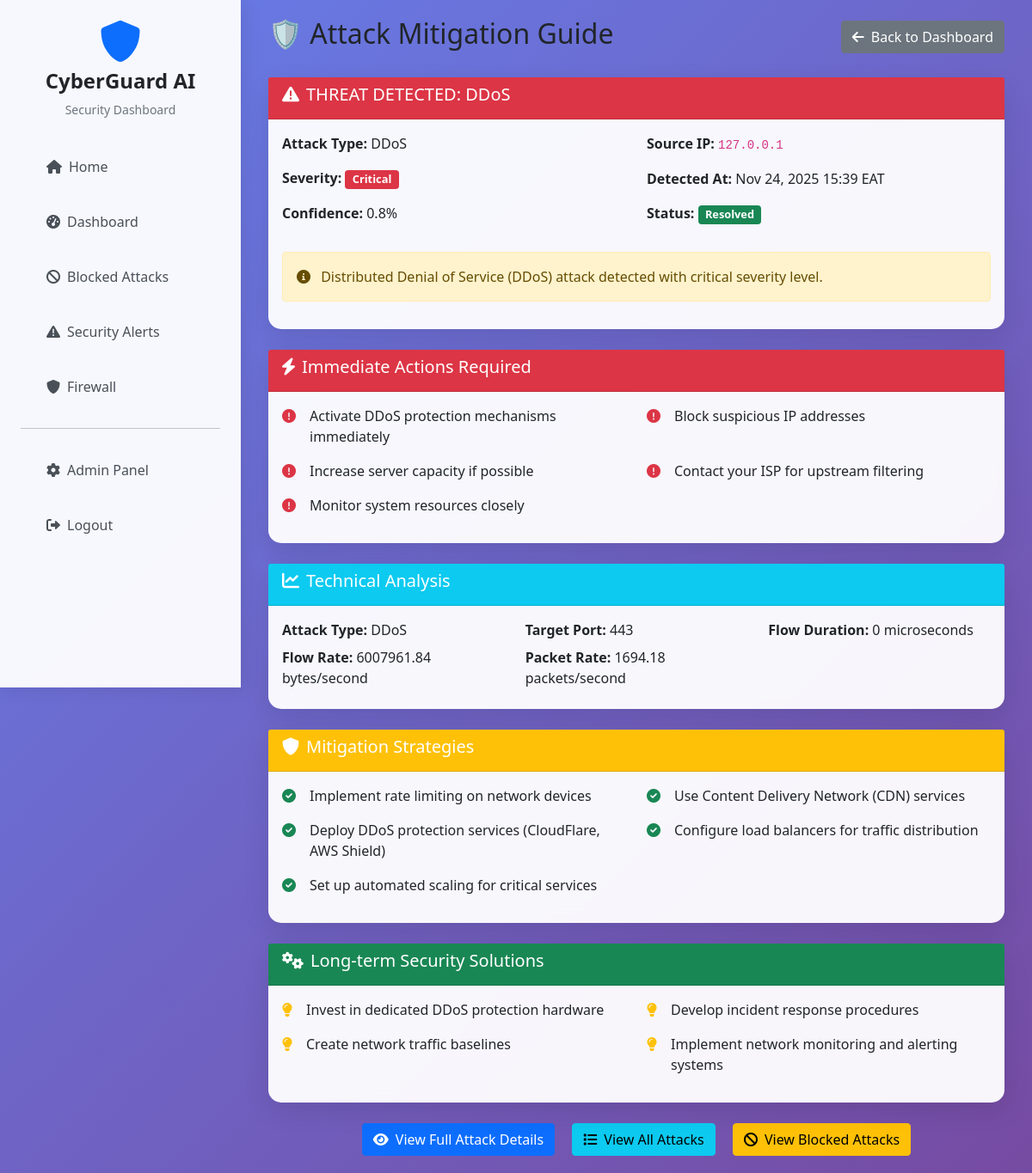
The page /mitigation/2/ (signed in) on the database its author committed.
### cyberattack/models.py (models this page shows, shortened)
class AttackLog(models.Model):
    ATTACK_TYPES = [
        (0, 'BENIGN'),
        (1, 'DDoS'),
        (2, 'FTP-Patator'),
        (3, 'SSH-Patator'),
        (4, 'DoS Hulk'),
        (5, 'DoS GoldenEye'),
        (6, 'DoS Slowloris'),
        (7, 'DoS Slowhttptest'),
        (8, 'Heartbleed'),
        (9, 'Web Attack – Brute Force'),
        (10, 'Web Attack – XSS'),
        (11, 'Web Attack – SQL Injection'),
        (12, 'Infiltration'),
    ]
    SEVERITY_LEVELS = [
        ('Low', 'Low'),
        ('Medium', 'Medium'),
        ('High', 'High'),
        ('Critical', 'Critical'),
    ]
    STATUS_CHOICES = [
        ('detected', 'Detected'),
        ('investigating', 'Under Investigation'),
        ('resolved', 'Resolved'),
        ('false_positive', 'False Positive'),
    ]
    attack_type = models.IntegerField(choices=ATTACK_TYPES, default=0)
    attack_name = models.CharField(max_length=100)
    severity = models.CharField(max_length=20, choices=SEVERITY_LEVELS, default='Medium')
    confidence_score = models.FloatField(default=0.0)
    destination_port = models.FloatField()
    flow_iat_min = models.FloatField()
    init_win_bytes_forward = models.FloatField()
    flow_duration = models.FloatField()
    total_length_of_fwd_packets = models.FloatField()
    init_win_bytes_backward = models.FloatField()
    flow_bytes_s = models.FloatField()
    fwd_iat_min = models.FloatField()
    bwd_packets_s = models.FloatField()
    fwd_packet_length_max = models.FloatField()
    bwd_iat_total = models.FloatField()
    fin_flag_count = models.FloatField()
    flow_packets_s = models.FloatField()
    source_ip = models.GenericIPAddressField(null=True, blank=True)
    user_agent = models.TextField(null=True, blank=True)
    request_path = models.CharField(max_length=500, null=True, blank=True)
    timestamp = models.DateTimeField(default=django_timezone.now)
    scenario_name = models.CharField(max_length=200, default='Unknown')
    status = models.CharField(max_length=20, choices=STATUS_CHOICES, default='detected')
    investigated_by = models.ForeignKey(User, on_delete=models.SET_NULL, null=True, blank=True)
    investigation_notes = models.TextField(blank=True)
    resolved_at = models.DateTimeField(null=True, blank=True)
    class Meta:
        ordering = ['-timestamp']
        indexes = [
            models.Index(fields=['timestamp']),
            models.Index(fields=['attack_type']),
            models.Index(fields=['severity']),
            models.Index(fields=['status']),
        ]
    def get_features_dict(self):
        return {
            'destination_port': self.destination_port,
            'flow_iat_min': self.flow_iat_min,
            'init_win_bytes_forward': self.init_win_bytes_forward,
            'flow_duration': self.flow_duration,
            'total_length_of_fwd_packets': self.total_length_of_fwd_packets,
            'init_win_bytes_backward': self.init_win_bytes_backward,
            'flow_bytes_s': self.flow_bytes_s,
            'fwd_iat_min': self.fwd_iat_min,
            'bwd_packets_s': self.bwd_packets_s,
            'fwd_packet_length_max': self.fwd_packet_length_max,
            'bwd_iat_total': self.bwd_iat_total,
            'fin_flag_count': self.fin_flag_count,
            'flow_packets_s': self.flow_packets_s,
        }

### cyberattack/views.py (the view)
# urls.py: path('mitigation/<int:attack_id>/', views.mitigation_guide, name='mitigation_guide'),
@login_required
def mitigation_guide(request, attack_id):
    attack = get_object_or_404(AttackLog, id=attack_id)
    insights = get_mitigation_insights(attack.attack_type, attack.get_features_dict())
    context = {
        'attack': attack,
        'insights': insights,
    }
    return render(request, 'cyberattack/mitigation_guide.html', context)

### cyberattack/firewall.py (called while the page is built)
    def is_ip_blocked(self, ip_address):
        try:
            active_rules = FirewallRule.objects.filter(
                rule_type='block_ip',
                rule_value=ip_address,
                is_active=True
            )
            for rule in active_rules:
                if rule.expires_at and rule.expires_at < timezone.now():
                    rule.is_active = False
                    rule.save()
                else:
                    return True
            return False
        except Exception as e:
            logger.error(f"Error checking IP block status: {str(e)}")
            return False

    def get_client_ip(self, request):
        x_forwarded_for = request.META.get('HTTP_X_FORWARDED_FOR')
        if x_forwarded_for:
            ip = x_forwarded_for.split(',')[0]
        else:
            ip = request.META.get('REMOTE_ADDR')
        return ip

### cyberattack/models.py (called while the page is built)
    @classmethod
    def get_status(cls):
        maintenance, created = cls.objects.get_or_create(pk=1)
        return maintenance

### cyberattack/utils.py (called while the page is built)
def get_attack_name(attack_code):
    attack_names = {
        0: 'BENIGN',
        1: 'DDoS',
        2: 'FTP-Patator',
        3: 'SSH-Patator',
        4: 'DoS Hulk',
        5: 'DoS GoldenEye',
        6: 'DoS Slowloris',
        7: 'DoS Slowhttptest',
        8: 'Heartbleed',
        9: 'Web Attack – Brute Force',
        10: 'Web Attack – XSS',
        11: 'Web Attack – SQL Injection',
        12: 'Infiltration'
    }
    return attack_names.get(attack_code, 'BENIGN')

### cyberattack/templates/cyberattack/mitigation_guide.html (shortened to what this page needs)
{% extends 'cyberattack/base.html' %}
{% block content %}
<div class="container-fluid">
    <div class="row">
        <div class="col-12">
            <div class="d-flex justify-content-between align-items-center mb-4">
                <h2>🛡️ Attack Mitigation Guide</h2>
                <a href="/dashboard/" class="btn btn-secondary">
                    <i class="fas fa-arrow-left me-2"></i>Back to Dashboard
                </a>
            </div>
            <div class="card mb-4">
                <div class="card-header bg-danger text-white">
                    <h5><i class="fas fa-exclamation-triangle me-2"></i>{{ insights.title }}</h5>
                </div>
                <div class="card-body">
                    <div class="row">
                        <div class="col-md-6">
                            <p><strong>Attack Type:</strong> {{ attack.attack_name }}</p>
                            <p><strong>Severity:</strong>
                                <span class="badge
                                    {% if attack.severity == 'Critical' %}bg-danger
                                    {% elif attack.severity == 'High' %}bg-warning
                                    {% elif attack.severity == 'Medium' %}bg-info
                                    {% else %}bg-success{% endif %}">
                                    {{ attack.severity }}
                                </span>
                            </p>
                            <p><strong>Confidence:</strong> {{ attack.confidence_score|floatformat:1 }}%</p>
                        </div>
                        <div class="col-md-6">
                            <p><strong>Source IP:</strong> <code>{{ attack.source_ip|default:"Unknown" }}</code></p>
                            <p><strong>Detected At:</strong> {{ attack.timestamp|date:"M d, Y H:i T" }}</p>
                            <p><strong>Status:</strong>
                                <span class="badge
                                    {% if attack.status == 'resolved' %}bg-success
                                    {% elif attack.status == 'investigating' %}bg-warning
                                    {% else %}bg-info{% endif %}">
                                    {{ attack.get_status_display }}
                                </span>
                            </p>
                        </div>
                    </div>
                    <div class="alert alert-warning mt-3">
                        <i class="fas fa-info-circle me-2"></i>
                        {{ insights.description }}
                    </div>
                </div>
            </div>
            <div class="card mb-4">
                <div class="card-header bg-danger text-white">
                    <h5><i class="fas fa-bolt me-2"></i>Immediate Actions Required</h5>
                </div>
                <div class="card-body">
                    <div class="row">
                        {% for action in insights.immediate_actions %}
                        <div class="col-md-6 mb-3">
                            <div class="d-flex align-items-start">
                                <i class="fas fa-exclamation-circle text-danger me-3 mt-1"></i>
                                <span>{{ action }}</span>
                            </div>
                        </div>
                        {% endfor %}
                    </div>
                </div>
            </div>
            {% if insights.technical_details %}
            <div class="card mb-4">
                <div class="card-header bg-info text-white">
                    <h5><i class="fas fa-chart-line me-2"></i>Technical Analysis</h5>
                </div>
                <div class="card-body">
                    <div class="row">
                        {% for key, value in insights.technical_details.items %}
                        <div class="col-md-4 mb-2">
                            <strong>{{ key }}:</strong> {{ value }}
                        </div>
                        {% endfor %}
                    </div>
                </div>
            </div>
            {% endif %}
            <div class="card mb-4">
                <div class="card-header bg-warning text-white">
                    <h5><i class="fas fa-shield-alt me-2"></i>Mitigation Strategies</h5>
                </div>
                <div class="card-body">
                    <div class="row">
                        {% for strategy in insights.mitigation_strategies %}
                        <div class="col-md-6 mb-3">
                            <div class="d-flex align-items-start">
                                <i class="fas fa-check-circle text-success me-3 mt-1"></i>
                                <span>{{ strategy }}</span>
                            </div>
                        </div>
                        {% endfor %}
                    </div>
                </div>
            </div>
            <div class="card mb-4">
                <div class="card-header bg-success text-white">
                    <h5><i class="fas fa-cogs me-2"></i>Long-term Security Solutions</h5>
                </div>
                <div class="card-body">
                    <div class="row">
                        {% for solution in insights.long_term_solutions %}
                        <div class="col-md-6 mb-3">
                            <div class="d-flex align-items-start">
                                <i class="fas fa-lightbulb text-warning me-3 mt-1"></i>
                                <span>{{ solution }}</span>
                            </div>
                        </div>
                        {% endfor %}
                    </div>
                </div>
            </div>
            <div class="text-center">
                <a href="{% url 'attack_detail' attack.id %}" class="btn btn-primary me-3">
                    <i class="fas fa-eye me-2"></i>View Full Attack Details
                </a>
                <a href="/dashboard/attacks/" class="btn btn-info me-3">
                    <i class="fas fa-list me-2"></i>View All Attacks
                </a>
                <a href="/security/blocked-attacks/" class="btn btn-warning">
                    <i class="fas fa-ban me-2"></i>View Blocked Attacks
                </a>
            </div>
        </div>
    </div>
</div>
{% endblock %}

### cyberattack/templates/cyberattack/base.html (style rules this page uses)
:root { --primary-gradient: linear-gradient(135deg, #667eea 0%, #764ba2 100%); --secondary-gradient: linear-gradient(135deg, #f093fb 0%, #f5576c 100%); --success-gradient: linear-gradient(135deg, #4facfe 0%, #00f2fe 100%); --dark-gradient: linear-gradient(135deg, #2c3e50 0%, #34495e 100%); }
body { font-family: 'Segoe UI', Tahoma, Geneva, Verdana, sans-serif; background: var(--primary-gradient); min-height: 100vh; margin: 0; }
.card { background: rgba(255,255,255,0.95); border: none; border-radius: 15px; box-shadow: 0 10px 30px rgba(0,0,0,0.1); backdrop-filter: blur(10px); }
.badge { font-size: 0.8em; }

### rows shown on the page
AttackLog: attack_name "DDoS", severity "Critical", confidence_score "0.8", source_ip "127.0.0.1", timestamp "Nov 24, 2025 15:39 EAT", status "Resolved"

### other values the page prints
{{ insights.title }} "THREAT DETECTED: DDoS"
{{ insights.description }} "Distributed Denial of Service (DDoS) attack detected with critical severity level."
{{ action }} "Activate DDoS protection mechanisms immediately" "Block suspicious IP addresses" "Increase server capacity if possible" "Contact your ISP for upstream filtering" "Monitor system resources closely"
{{ key }} "Attack Type" "Target Port" "Flow Duration" "Flow Rate" "Packet Rate"
{{ value }} "DDoS" "443" "0 microseconds" "6007961.84 bytes/second" "1694.18 packets/second"
{{ strategy }} "Implement rate limiting on network devices" "Use Content Delivery Network (CDN) services" "Deploy DDoS protection services (CloudFlare, AWS Shield)" "Configure load balancers for traffic distribution" "Set up automated scaling for critical services"
{{ solution }} "Invest in dedicated DDoS protection hardware" "Develop incident response procedures" "Create network traffic baselines" "Implement network monitoring and alerting systems"
